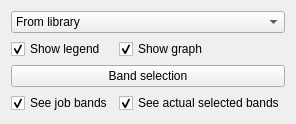
        <widget class="QWidget" name="tab_2">
         <attribute name="title">
          <string>Spectra</string>
         </attribute>
         <layout class="QGridLayout" name="gridLayout">
          <item row="1" column="0">
           <widget class="QCheckBox" name="checkBox_showLegend">
            <property name="toolTip">
             <string>Toggle the legend overlay on plots (when available).</string>
            </property>
            <property name="text">
             <string>Show legend</string>
            </property>
            <property name="checked">
             <bool>true</bool>
            </property>
           </widget>
          </item>
          <item row="0" column="0" colspan="2">
           <widget class="QComboBox" name="comboBox_endmembers_spectra">
            <property name="toolTip">
             <string>Endmembers spectra to vizualise</string>
            </property>
            <item>
             <property name="text">
              <string>From library</string>
             </property>
            </item>
            <item>
             <property name="text">
              <string>Manual</string>
             </property>
            </item>
            <item>
             <property name="text">
              <string>Auto</string>
             </property>
            </item>
           </widget>
          </item>
          <item row="3" column="0" colspan="2">
           <widget class="QPushButton" name="pushButton_band_selection">
            <property name="toolTip">
             <string>If you want to perform analisis only using some bands of the whole spectrum.</string>
            </property>
            <property name="text">
             <string>Band selection</string>
            </property>
            <property name="checkable">
             <bool>true</bool>
            </property>
           </widget>
          </item>
          <item row="4" column="0">
           <widget class="QCheckBox" name="checkBox_see_job_bands">
            <property name="toolTip">
             <string>Overlay the job’s band selection on the spectrum plot.</string>
            </property>
            <property name="text">
             <string>See job bands</string>
            </property>
            <property name="checked">
             <bool>true</bool>
            </property>
           </widget>
          </item>
          <item row="1" column="1">
           <widget class="QCheckBox" name="checkBox_showGraph">
            <property name="toolTip">
             <string>Show/hide the spectrum plot area.</string>
            </property>
            <property name="text">
             <string>Show graph</string>
            </property>
            <property name="checked">
             <bool>true</bool>
            </property>
           </widget>
          </item>
          <item row="4" column="1">
           <widget class="QCheckBox" name="checkBox_see_actual_bands">
            <property name="toolTip">
             <string>Overlay the currently active band selection on the spectrum plot.</string>
            </property>
            <property name="text">
             <string>See actual selected bands</string>
            </property>
            <property name="checked">
             <bool>true</bool>
            </property>
           </widget>
          </item>
         </layout>
        </widget>
